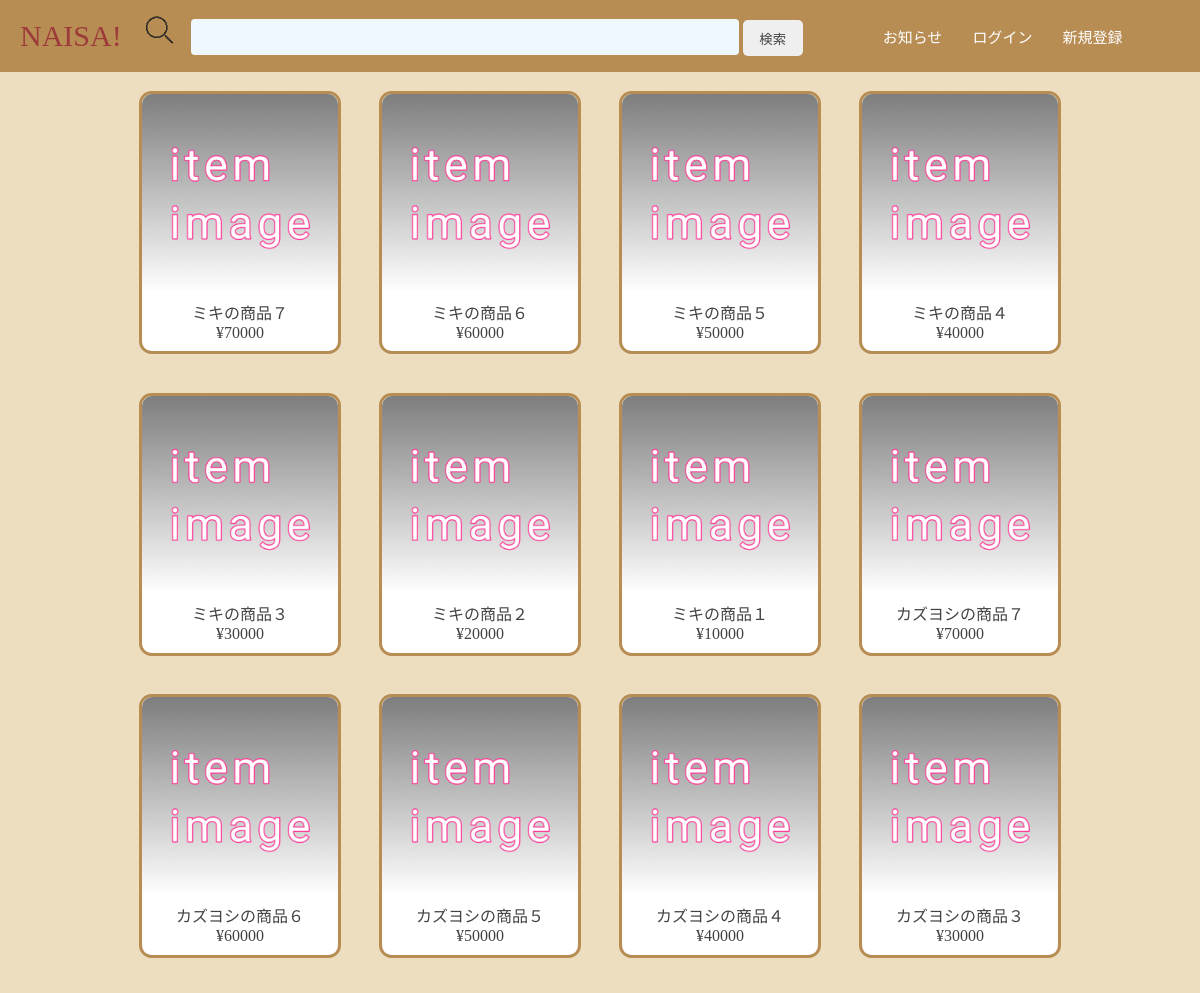
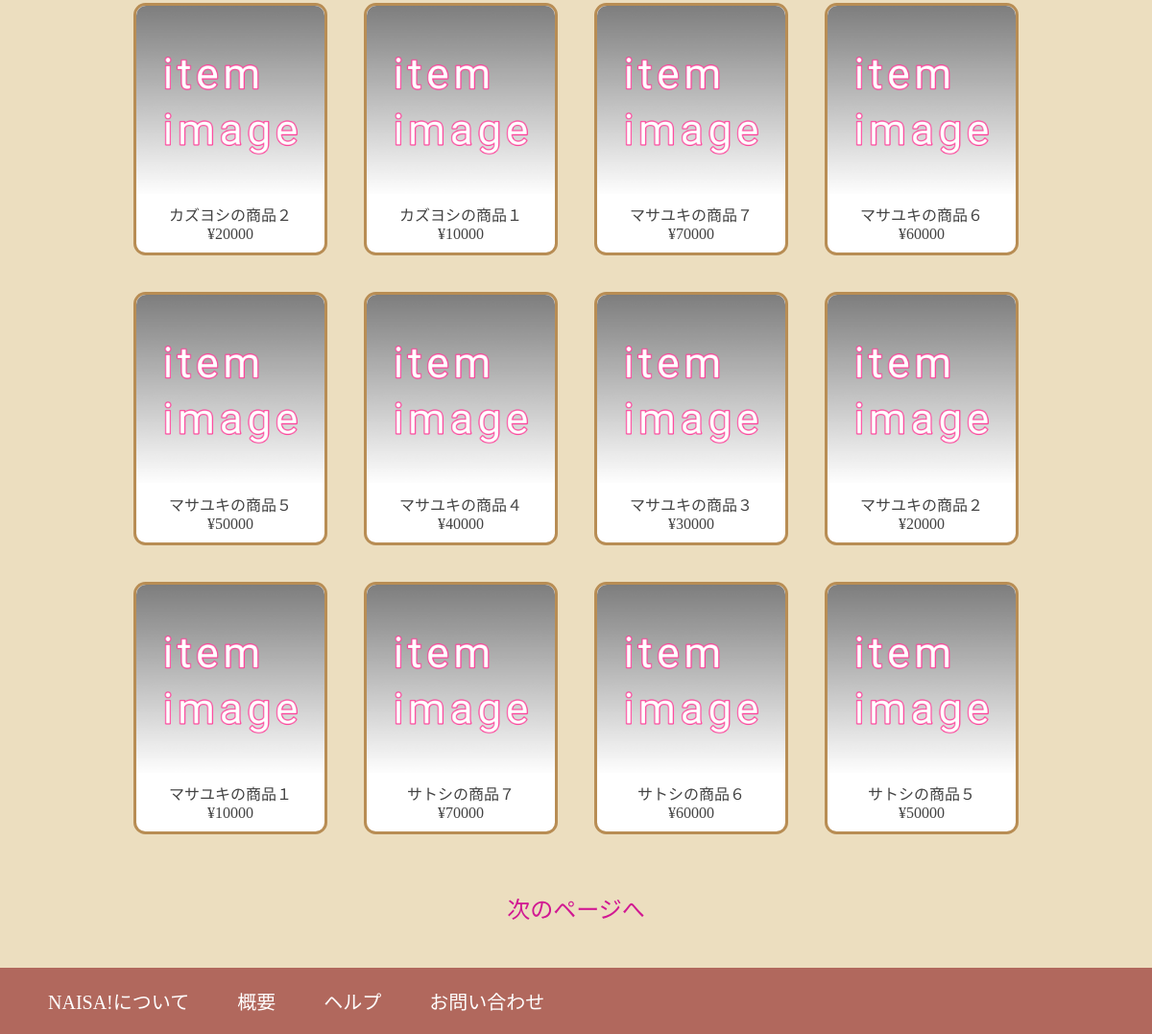
The page / on the database its author committed (2 pictures, top to bottom).
### tables this page shows
CREATE TABLE `item` (
	`id` INT PRIMARY KEY AUTO_INCREMENT,
    `user_id` INT NOT NULL,
    `name` VARCHAR(50),
    `image` CHAR(17) NOT NULL,
    `price` INT,
    `quality` INT(1),
    `delivery_fee` INT(1) NOT NULL,
    `delivery_days` INT(1) NOT NULL,
    `description` TEXT,
    `comment_count` INT DEFAULT 0,
    `created` DATETIME DEFAULT CURRENT_TIMESTAMP,
    `updated` DATETIME DEFAULT CURRENT_TIMESTAMP ON UPDATE CURRENT_TIMESTAMP,
    `deleted` DATETIME,
    `start` DATETIME,
    FOREIGN KEY (`user_id`) REFERENCES `user`(`id`)
);

### src/Logic/Purchase_Logic.php (called while the page is built, shortened)
<?php
require_once 'Ex/Item_Ex.php';
class Purchase_Logic{
    public static function item_list($page)
    {
        $item_ex = new Item_Ex();
        $page *= 24;
        $act = $item_ex->get_multi($page);
        return $act;
    }
}
?>

### src/Logic/Ex/DB_Function.php (called while the page is built, shortened)
<?php
class DB_function{
    private $sql = "";
    private $pdo;
    private $mainTableName;
    private $stats = 0;
    private $checks=[];
    function __construct($tableName)
    {
        $this->mainTableName = "{$tableName}";
    }
    public static function create ($tableName){
        return new DB_function($tableName);
    }
    function connect($dbName = 0,$dbHost = "localhost",$dbUser = "root",$dbPwd = ""){
        if($dbName != 0){
            $dbn = "mysql:dbname={$dbName};charset=utf8;port=3306;host={$dbHost}";
            $user = $dbUser;
            $pwd = $dbPwd;
            try {
                $this->pdo = new PDO($dbn, $user, $pwd);
                return $this;
            } catch (PDOException $e) {
                echo json_encode(["db error" => "{$e->getMessage()}"]);
                exit();
            }
        }
    }
    public function toSELECT ( $columnName=[], $tableName = NULL , $from_name = NULL) {
        $this->sql .= "SELECT ";
        if(is_array($tableName)){
            if(count($columnName)>0){
                for ($i=0; $i<count($columnName); $i++) {
                    if(preg_match('/[A-Z]/',$columnName[$i])){
                        $this->sql .= $columnName[$i];
                    }else{
                        $this->sql .= "`{$tableName[$i]}`.`" . $columnName[$i] . "`";
                    }
                    if (!($columnName[$i] === end($columnName))) {
                        $this->sql .= ",";
                    }
                }
            }else{
                $this->sql .= "*";
            }
        }else{
            if(count($columnName)>0){
                foreach ($columnName as $column) {
                    if(preg_match('/[A-Z]/',$column)){
                        $this->sql .= $column;
                    }else{
                        $this->sql .= "`" . $column . "`";
                    }
                    if (!($column === end($columnName))) {
                        $this->sql .= ",";
                    }
                }
            }else{
                $this->sql .= "*";
            }
        }
        if(isset($from_name)){
            $this->sql .= " FROM `".$from_name."`";
        }else if(isset($tableName)){
            if(is_array($tableName)){
                $this->sql .= " FROM `".$this->mainTableName."`";
            }else{
                $this->sql .= " FROM `".$tableName."`";
            }
        }else{
            $this->sql .= " FROM `".$this->mainTableName."`";
        }
        return $this;
    }
    public function toWHERE ($columnName,$cond,$checkVariable,$tableName=0){
        if($tableName == 0 ){
            if(strpos($cond,':') !== false){
                $checkVariable = str_replace(":",$checkVariable,$cond);
                $this->sql .= " WHERE `{$columnName}` LIKE :{$columnName}";
                $this->checks[$columnName] = $checkVariable;
            }else{
                $this->sql .= " WHERE `{$columnName}` {$cond} :{$columnName}";
                $this->checks[$columnName] = $checkVariable;
            }
        }
        return $this;
    }
    public function toAND ($columnName,$cond,$checkVariable,$tableName=0){
        if($tableName == 0 ){
            if(strpos($cond,':') !== false){
                $checkVariable = str_replace(":",$checkVariable,$cond);
                $this->sql .= " AND `{$columnName}` LIKE :{$columnName}";
                $this->checks[$columnName] = $checkVariable;
            }else{
                $this->sql .= " AND `{$columnName}` {$cond} :{$columnName}";
                $this->checks[$columnName] = $checkVariable;
            }
        }
        return $this;
    }
    public function toDESC($columnName){
        $this->sql .= " ORDER BY {$columnName} DESC ";
        return $this;
    }
    public function toLIMIT($start_point,$limit=0){
        if($limit == 0){
            $this->sql .= " LIMIT {$start_point}";
        }else{
            $this->sql .= " LIMIT {$start_point} , {$limit}";
        }
        return $this;
    }
    public function toEXECUTE($mode = 0){
        try{
            $stmt = $this->pdo->prepare($this->sql);
            if(count($this->checks)>0){
                $names = array_keys($this->checks);
                $i=0;
                foreach($this->checks as $check){
                    $stmt->bindValue($names[$i++],$check);
                }
            }
            $stmt->execute();
            $this->sql = "";
            if($this->stats == 0){
                if($mode == 0){
                    $mode_commit = $stmt->fetchAll(PDO::FETCH_ASSOC);
                    for($i=0; $i<count($mode_commit); $i++){
                        $mode_commit[$i] = array_values($mode_commit[$i]);
                    }
                    return [
                        'check' => true,
                        'data' => $mode_commit
                    ];
                }else{
                    if($stmt->rowCount() > 1){
                        return [
                            'check' => true,
                            'data' => $stmt->fetchAll($mode)
                        ];
                    }else{
                        return [
                            'check' => true,
                            'data' => $stmt->fetch($mode)
                        ];
                    }
                }
            }else{
                return ['check'=>true,'message'=>'処理が正常に完了しました'];
            }
        }catch(PDOException $ex){
            return ['check'=>false,'message'=> $ex->getMessage()];
        }
    }
}
?>

### src/Logic/Ex/Item_Ex.php (called while the page is built, shortened)
<?php
require_once 'DB_Function.php';
class Item_Ex
{
    private $main = 'item';
    public function get_multi($start,$limit = 25)
    {
        try{
            $act = DB_function::create($this->main)
            ->connect('naisa')
            ->toSELECT()
            ->toWHERE('deleted','IS',NULL)
            ->toAND('start','IS',NULL)
            ->toDESC('id')
            ->toLIMIT($start,$limit)
            ->toEXECUTE(PDO::FETCH_ASSOC);
            if($act['check']){
                return [
                    'check' => true,
                    'data' => $act['data']
                ];
            }else{
                return [
                    'check' => false
                ];
            }
        }catch(Exception $ex){
            return [
                'check' => false
            ];
        }
    }
}
?>

### src/index.php (the view, shortened to what this page needs)
<?php
require_once 'Logic/Purchase_Logic.php';
$page = (isset($_GET['page'])) ? $_GET['page'] : 0 ;
$next_page = $page+1;
if(isset($_POST['keyword'])){
  if($_POST['keyword'] !== '' && $_POST['keyword'] !== NULL){
    $data = Purchase_Logic::item_search($_POST['keyword'],$page);
  }else{
    $data = Purchase_Logic::item_list($page);
  }
}else{
  $data = Purchase_Logic::item_list($page);
}
$item = $data['data'];
if(is_bool($item)){
  $output = "<div class='message'>商品が見つかりません</div>";
}else{
  $output = '';
  $cnt = 0;
  foreach($item as $record){
    if($cnt++<24){
      $image_tag  = "<div class='item_image'><img class='img' src='img/item/{$record['image']}'alt='商品画像'></div>";
      $item_name  = "<div class='item_status'><div class='item_name'>{$record['name']}</div>";
      $item_price = "<div class='item_price'>¥{$record['price']}</div></div>";
      $item_block  = "<div class='item_frame'><div class='item_box'><a href='item_detail.php?item_id={$record['id']}'>";
      $item_block .= $image_tag.$item_name.$item_price.'</a></div></div>';
      $output .= $item_block;
    }
  }
  $next_link = '';
  if($cnt == 25) $next_link .= "<a class='next_link' href='index.php?page={$next_page}'>次のページへ</a>";
  $output .= "<div class='next_link_frame'>{$next_link}</div>";
}
require_once 'header.php';
?>
<div class="contents">
  <?php echo $output; ?>
</div>
<?php require_once 'footer.php'; ?>

### src/css/common.css (style rules this page uses)
* { box-sizing: border-box; color: #434343; font-family: "YuGothic"; }
html, body { width: 100%; height: auto; min-height: 81vh; padding: 0; margin: 0; }
a { text-decoration: none; }

### src/css/item_list.css (style rules this page uses)
.contents { width: 80%; display: flex; flex-wrap: wrap; }
.item_frame { width: 25%; padding: 2% 2% 2% 2%; }
.item_box { width: 100%; background-color: white; border-radius: 12.5px; height: 100%; border: solid #b88d54; display: flex; }
.item_image { width: 100%; }
.img { width: 100%; object-fit: cover; border-radius: 10px 10px 0 0; vertical-align:top; }
.item_status { padding: 5% 5% 5% 5%; text-align: center; }
.item_name { width: 100%; height: 3em; height: 100%; }
.next_link_frame { width: 100%; height: 5em; padding-top: 2.5em; margin-bottom: 2.5em; text-align: center; }
.next_link { font-size: 1.5em; margin: 0 2em 0 2em; color: #D11892; }

### rows shown on the page
item: image (picture), name "ミキの商品７", price "70000"
item: image (picture), name "ミキの商品６", price "60000"
item: image (picture), name "ミキの商品５", price "50000"
item: image (picture), name "ミキの商品４", price "40000"
item: image (picture), name "ミキの商品３", price "30000"
item: image (picture), name "ミキの商品２", price "20000"
item: image (picture), name "ミキの商品１", price "10000"
item: image (picture), name "カズヨシの商品７", price "70000"
item: image (picture), name "カズヨシの商品６", price "60000"
item: image (picture), name "カズヨシの商品５", price "50000"
item: image (picture), name "カズヨシの商品４", price "40000"
item: image (picture), name "カズヨシの商品３", price "30000"
item: image (picture), name "カズヨシの商品２", price "20000"
item: image (picture), name "カズヨシの商品１", price "10000"
item: image (picture), name "マサユキの商品７", price "70000"
item: image (picture), name "マサユキの商品６", price "60000"
item: image (picture), name "マサユキの商品５", price "50000"
item: image (picture), name "マサユキの商品４", price "40000"
item: image (picture), name "マサユキの商品３", price "30000"
item: image (picture), name "マサユキの商品２", price "20000"
item: image (picture), name "マサユキの商品１", price "10000"
item: image (picture), name "サトシの商品７", price "70000"
item: image (picture), name "サトシの商品６", price "60000"
item: image (picture), name "サトシの商品５", price "50000"
